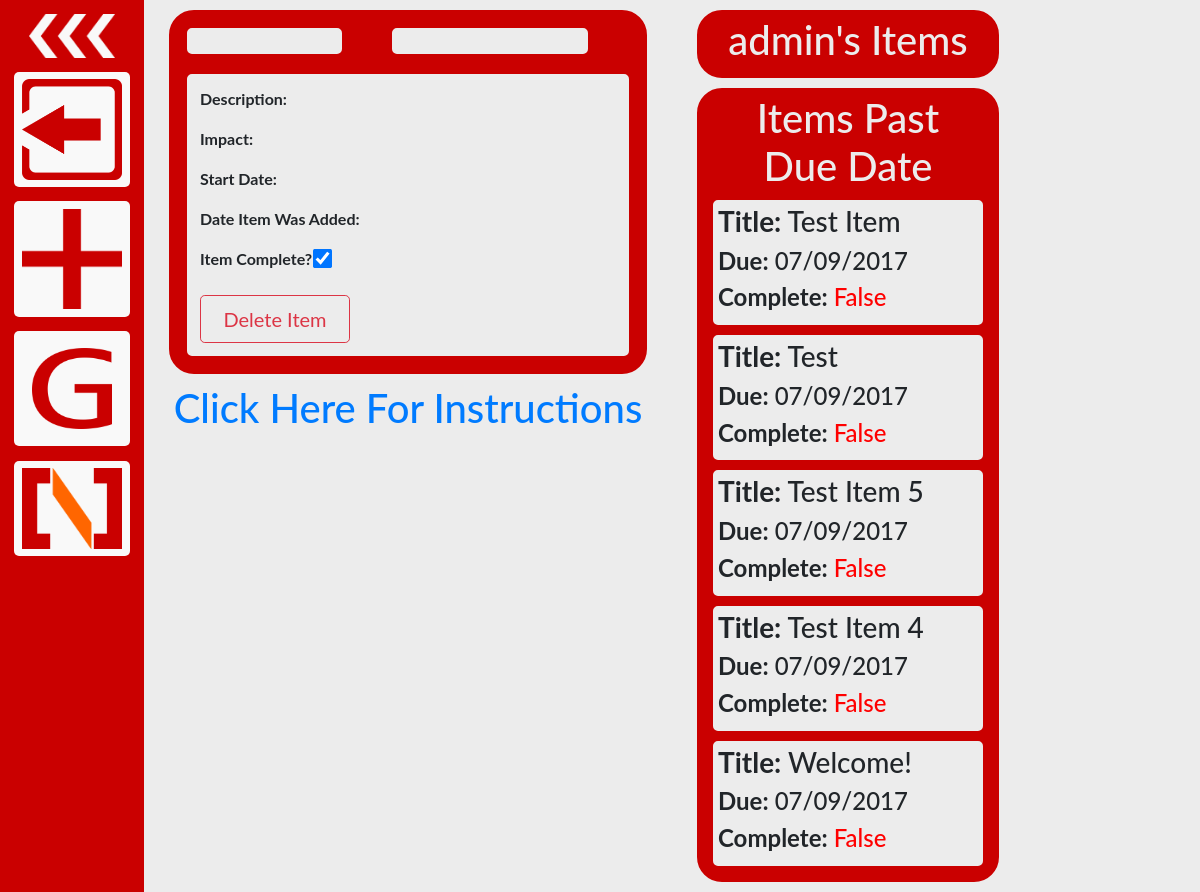
The app's page /todo/ (signed in), older data.
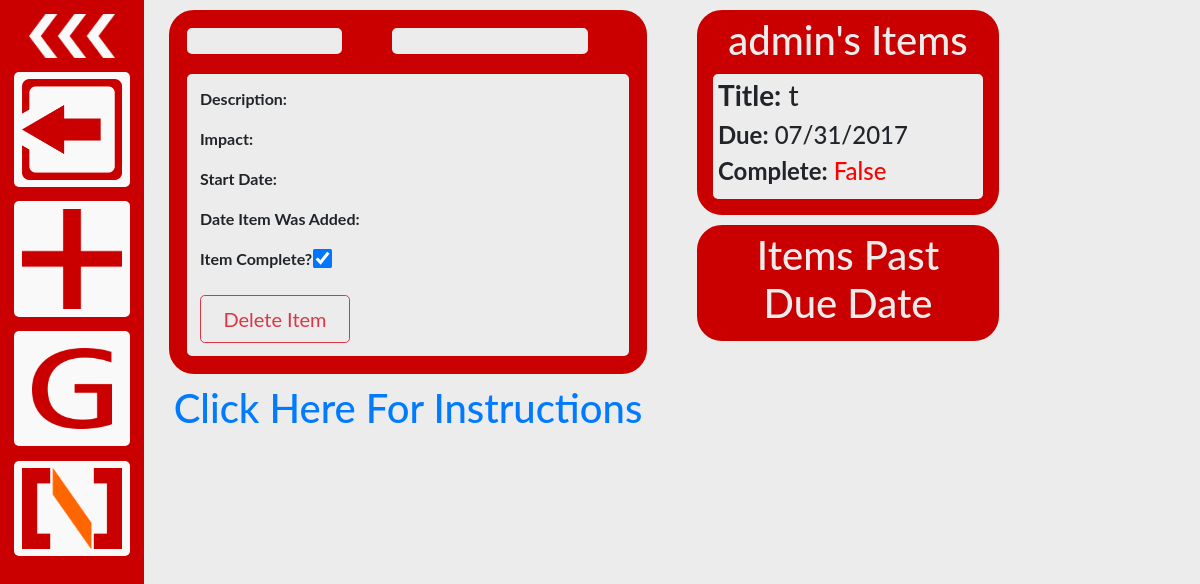
The same page, newer data.
### todo/models.py (models this page shows, shortened)
class Item(models.Model):
    username = models.CharField(max_length=200)
    title_text = models.CharField(max_length=200)
    desc_text = models.TextField()
    impact_text = models.TextField()
    start_date = models.DateTimeField()
    due_date = models.DateTimeField()
    priority = models.FloatField()
    complete = models.BooleanField()
    add_date = models.DateTimeField()

### todo/views.py (the view)
@login_required(login_url='/login/')
def index(request):
    username = request.user
    todo_items = Item.objects\
        .filter(username=username, due_date__gte=timezone.now())\
        .order_by('due_date')
    past_items = Item.objects\
        .filter(username=username, due_date__lt=timezone.now())\
        .order_by('due_date')
    return render(request, 'todo/index.html',
                  {'item_list': todo_items,
                   'past_items': past_items})

### todo/templates/todo/index.html (shortened to what this page needs)
{% extends "todo/base.html" %}
{% block content %}
<div class="container-fluid">
  <div class="row">
    <div class="col-md-6 panel">
      <div class="todo_item">
        <div>
          <div class="row">
            <div class="col-xl-5 col-lg-12 col-sm-12">
              <h1 class="item_header" id="json_title_text"></h1>
            </div>
            <div class="col-xl-6 col-lg-12 col-sm-12">
              <h1 class="item_header" id="json_due_date"></h1>
            </div>
          </div>
          <div class="item_body">
            <p><b>Description:</b><div id="json_desc_text"></div></p>
            <p><b>Impact:</b><div id="json_impact_text"></div></p>
            <p><b>Start Date:</b><div id="json_start_date"></div></p>
            <p><b>Date Item Was Added:</b><div id="json_add_date"></div></p>
            <b>Item Complete? </b><input id="-1" type="checkbox" name="item_complete" checked>
            <br><br>
            <button type="button" class="btn btn-lg btn-outline-danger" id="delete_button">Delete Item</button>
          </div>
        </div>
      </div>
      <div class="text-center">
        <h1><a href="https://github.com/noah-dev/todo_django/blob/master/instructions.png"target="_blank">Click Here For Instructions</a></h1>
      </div>
    </div>
    <div id="todo_list" class="col-md-4 panel">
      <div id = "todo_container">
        <div class="list_title col-md-12">
          <h1>{{request.user.username}}'s Items</h1>
        </div>
        {% for item in item_list %}
        <div class="item" id = {{item.id}}>
          <div class="item_info">
            <h3><b>Title:</b> {{item.title_text}}</h3>
            <h4><b>Due:</b> {{item.due_date | date:"m/d/Y"}}</h4>
            <h4><div class="complete_info" id = {{item.id}}>
              {% if item.complete %}
                <b>Complete:</b> <span id ="complete_status" class="complete_yes" >{{item.complete}}</span>
              {% else %}
                <b>Complete:</b> <span id ="complete_status" class="complete_no" >{{item.complete}}</span>
              {% endif %}
            </div></h4>
          </div>
        </div>
        {% endfor %}
      </div>
      <div id = "todo_container">
        <div class="list_title col-md-12">
          <h1>Items Past Due Date</h1>
        </div>
        {% for item in past_items %}
        <div class="item" id = {{item.id}}>
          <div class="item_info">
            <h3><b>Title:</b> {{item.title_text}}</h3>
            <h4><b>Due:</b> {{item.due_date | date:"m/d/Y"}}</h4>
            <h4><div class="complete_info" id = {{item.id}}>
              {% if item.complete %}
                <b>Complete:</b> <span id ="complete_status" class="complete_yes" >{{item.complete}}</span>
              {% else %}
                <b>Complete:</b> <span id ="complete_status" class="complete_no" >{{item.complete}}</span>
              {% endif %}
            </div></h4>
          </div>
        </div>
        {% endfor %}
      </div>
    </div>
  </div>
</div>
{% endblock %}

### todo/templates/todo/base.html (shortened to what this page needs)
{% load static %}
<!DOCTYPE HTML>
<head>
  <link rel="stylesheet" href="https://maxcdn.bootstrapcdn.com/bootstrap/4.0.0-alpha.6/css/bootstrap.min.css">
  <link rel="stylesheet" type="text/css" href="{% static 'todo/Pikaday-master/css/pikaday.css' %}" />
  <link rel="stylesheet" type="text/css" href="{% static 'todo/style.css' %}" />
  <link rel="stylesheet" type="text/css" href="{% static 'todo/side_nav.css' %}" />
</head>
<body class="body">
  <div id="nav" class="sidenav">
    <div class="nav_expand">
      <img src="{% static 'todo/nav/expand_arrow.png' %}" id = "nav_toggle" class="img-fluid">
    </div>
    <div class="nav_icon">
      <a href="/login/logout/">
        <img src="{% static 'todo/nav/logout.png' %}" id = "logout" class="img-fluid">
      </a>
    </div>
    <div class="resbr"></div>
    <div class="nav_icon">
      <img src="{% static 'todo/nav/add.png' %}" id = "add" class="img-fluid">
    </div>
    <div class="resbr"></div>
    <div class="nav_icon">
      <a href="https://github.com/noah-dev/todo_django">
        <img src="{% static 'todo/nav/github.png' %}" id = "github" class="img-fluid">
      </a>
    </div>
    <div class="resbr"></div>
    <div class="nav_icon">
      <a href="https://github.com/noah-dev">
        <img src="{% static 'todo/nav/logo.png' %}" id = "logo" class="img-fluid">
      </a>
    </div>
  </div>
  <div id="content" >
    {% block content %}
    {% endblock %}
  </div>
</body>
</html>

### todo/static/todo/style.css (style rules this page uses)
body { background-color: #ececec; }
#content { transition: all 0.4s ease 0s; }
.resbr { padding:5%; }
.item { transition: all 0.4s ease 0s; margin: 10px; }
.item_info { background-color: #ececec; border-style: solid; border-color: #ececec; border-width: 5px; border-radius: 5px; }
.todo_item { margin: 10px; padding: 5px; border-style: solid; border-color: #ca0000; border-radius: 25px; background-color: #ca0000; transition: all 0.3s ease; }
#complete_status { transition: all 0.5s; }
.item_header { background-color: #ececec; border-style: solid; border-color: #ececec; border-radius: 5px; margin: 10px; padding: 10px; font-size: 1.5em; }
.item_body { background-color: #ececec; border-style: solid; border-color: #ececec; border-radius: 5px; margin: 10px; padding: 10px; }
input[type=checkbox] { transform: scale(1.5); }
#delete_button { width:150px; }
#todo_container { margin: 10px; padding: 3px; border-style: solid; border-color: #ca0000; border-radius: 25px; background-color: #ca0000; }
.list_title { text-align: center; color: #ececec; }
.complete_no { color: red; }
#json_title_text, #json_due_date { font-weight: bold }

### todo/static/todo/side_nav.css (style rules this page uses)
body { font-family: "Lato", sans-serif; transition: background-color .5s; }
.sidenav { height: 100%; width: 0; position: fixed; z-index: 1; top: 0; left: 0; overflow-x: hidden; padding-top: 0px; transition: all 0.4s ease 0s; }
#nav { background-color: #ca0000; padding: 0px; }
.nav_expand { margin: 0 auto; width: 80%; padding: 10%; transition: all 0.4s ease 0s; }
.nav_icon { background-color: #f9f9f9; border-radius: 5px; margin: 0 auto; width: 80%; padding: 5%; }
#github { padding: 10%; }
#nav_toggle, #logout, #add, #logo, #github { transition: all 0.4s ease 0s; cursor: pointer; }

Row changes from the older to the newer data that the page shows:
removed Item: title_text "Test Item", due_date "07/09/2017", complete "False", shown under "Items Past Due Date"
removed Item: title_text "Test", due_date "07/09/2017", complete "False", shown under "Items Past Due Date"
removed Item: title_text "Test Item 5", due_date "07/09/2017", complete "False", shown under "Items Past Due Date"
removed Item: title_text "Test Item 4", due_date "07/09/2017", complete "False", shown under "Items Past Due Date"
removed Item: title_text "Welcome!", due_date "07/09/2017", complete "False", shown under "Items Past Due Date"
added Item: title_text "t", due_date "07/31/2017", complete "False", shown under "admin's Items"
